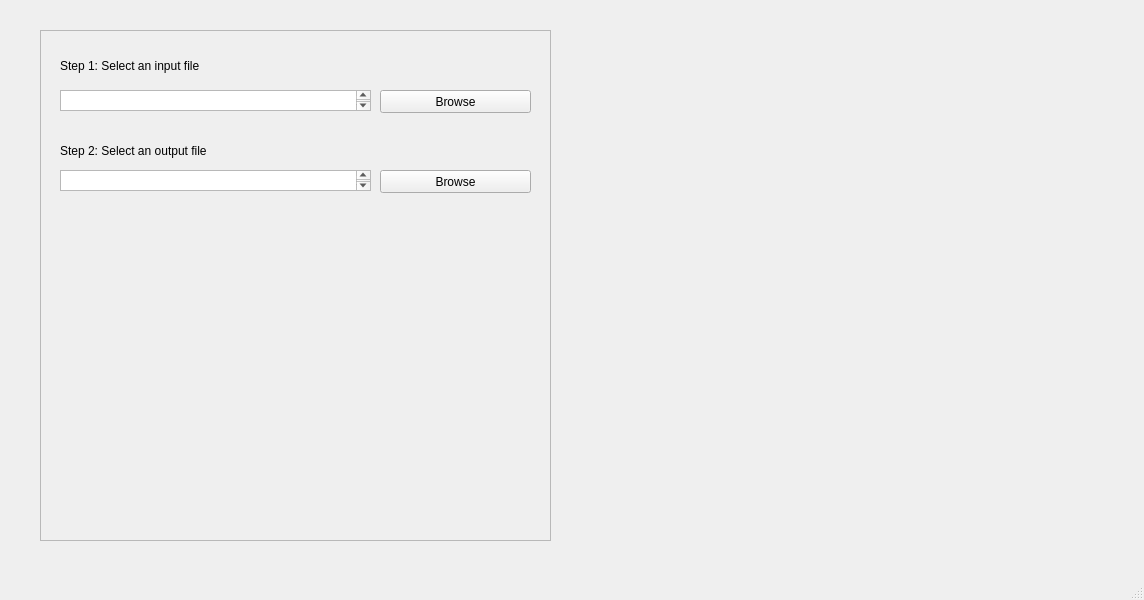
<?xml version="1.0" encoding="UTF-8"?>
<ui version="4.0">
 <class>MainWindow</class>
 <widget class="QMainWindow" name="MainWindow">
  <property name="geometry">
   <rect>
    <x>0</x>
    <y>0</y>
    <width>1144</width>
    <height>600</height>
   </rect>
  </property>
  <property name="windowTitle">
   <string>rav1e GUI</string>
  </property>
  <widget class="QWidget" name="centralwidget">
   <widget class="QFrame" name="frame">
    <property name="geometry">
     <rect>
      <x>40</x>
      <y>30</y>
      <width>511</width>
      <height>511</height>
     </rect>
    </property>
    <property name="frameShape">
     <enum>QFrame::StyledPanel</enum>
    </property>
    <property name="frameShadow">
     <enum>QFrame::Raised</enum>
    </property>
    <widget class="QPushButton" name="pushButton">
     <property name="geometry">
      <rect>
       <x>340</x>
       <y>60</y>
       <width>151</width>
       <height>23</height>
      </rect>
     </property>
     <property name="text">
      <string>Browse</string>
     </property>
    </widget>
    <widget class="QTextEdit" name="textEdit">
     <property name="geometry">
      <rect>
       <x>20</x>
       <y>60</y>
       <width>311</width>
       <height>21</height>
      </rect>
     </property>
     <property name="acceptDrops">
      <bool>true</bool>
     </property>
    </widget>
    <widget class="QLabel" name="label">
     <property name="geometry">
      <rect>
       <x>20</x>
       <y>25</y>
       <width>451</width>
       <height>21</height>
      </rect>
     </property>
     <property name="text">
      <string>Step 1: Select an input file</string>
     </property>
    </widget>
    <widget class="QLabel" name="label_2">
     <property name="geometry">
      <rect>
       <x>20</x>
       <y>110</y>
       <width>451</width>
       <height>21</height>
      </rect>
     </property>
     <property name="text">
      <string>Step 2: Select an output file</string>
     </property>
    </widget>
    <widget class="QTextEdit" name="textEdit_2">
     <property name="geometry">
      <rect>
       <x>20</x>
       <y>140</y>
       <width>311</width>
       <height>21</height>
      </rect>
     </property>
     <property name="acceptDrops">
      <bool>true</bool>
     </property>
    </widget>
    <widget class="QPushButton" name="pushButton_2">
     <property name="geometry">
      <rect>
       <x>340</x>
       <y>140</y>
       <width>151</width>
       <height>23</height>
      </rect>
     </property>
     <property name="text">
      <string>Browse</string>
     </property>
    </widget>
   </widget>
  </widget>
  <widget class="QMenuBar" name="menubar">
   <property name="geometry">
    <rect>
     <x>0</x>
     <y>0</y>
     <width>1144</width>
     <height>20</height>
    </rect>
   </property>
  </widget>
  <widget class="QStatusBar" name="statusbar"/>
 </widget>
 <resources/>
 <connections/>
</ui>
